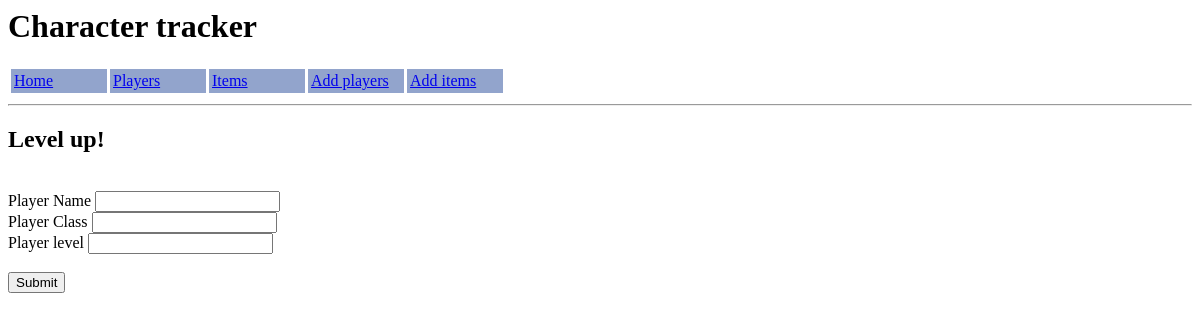
Before: /updateplayers/2 with the older database file.
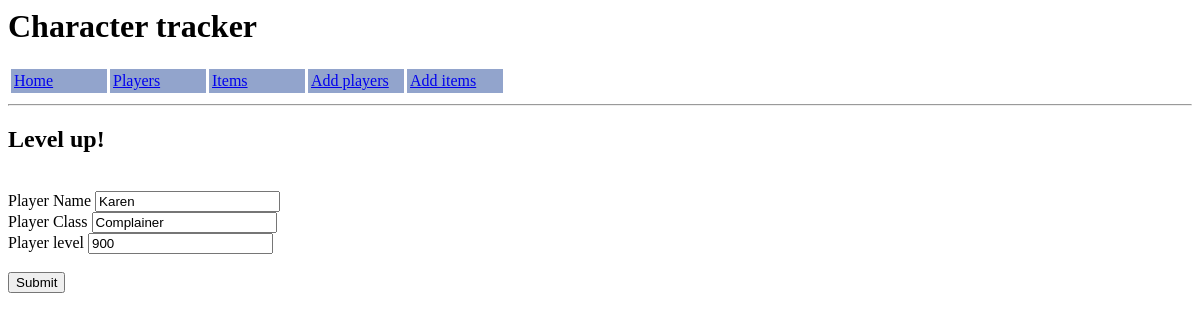
After: the same page with the newer database file.
### application/models.py (models this page shows)
class Players(db.Model):
    player_id       =   db.Column(db.Integer, primary_key=True)
    player_name     =   db.Column(db.String(50), nullable=False)
    player_class    =   db.Column(db.String(50), unique=False, nullable=False)
    level           =   db.Column(db.Integer, nullable=False)
    items           =   db.relationship('Items', backref='players')

### application/routes.py (the view)
@app.route("/updateplayers/<player_id>", methods=['GET', 'POST'])
def update_player(player_id):
    player = db.session.query(Players).get(player_id)
    form = PlayersForm(obj=player)
    if form.validate_on_submit():
        form.populate_obj(player)
        db.session.add(player)
        db.session.commit()
        return redirect(url_for('index'))
    return render_template('updateplayers.html', title="Level up!", form=form)

### application/forms.py
class PlayersForm(FlaskForm):
    player_name         =   StringField('Player Name', validators=[DataRequired()])
    player_class        =   StringField('Player Class', validators=[DataRequired()])
    level               =   IntegerField('Player level', validators=[DataRequired()])
    submit              =   SubmitField('Submit')
    update              =   SubmitField('Update')
    delete              =   SubmitField('Delete')

### application/templates/updateplayers.html (shortened to what this page needs)
{% extends "body.html" %}
{% block body %}
<h2>{{ title }}</h2>
<div class='updatingplayers'>
    <form method="POST" action="">
        <br>
        {{ form.player_name.label }} {{ form.player_name }}
        <br>
        {{ form.player_class.label }} {{ form.player_class }}
        <br>
        {{ form.level.label }} {{ form.level }}
        <br>
        <br>
        {{ form.submit }}
    </form>
</div>
{% endblock body %}

Changed rows visible on the page:
added Players: player_name "Karen", player_class "Complainer", level "900"
